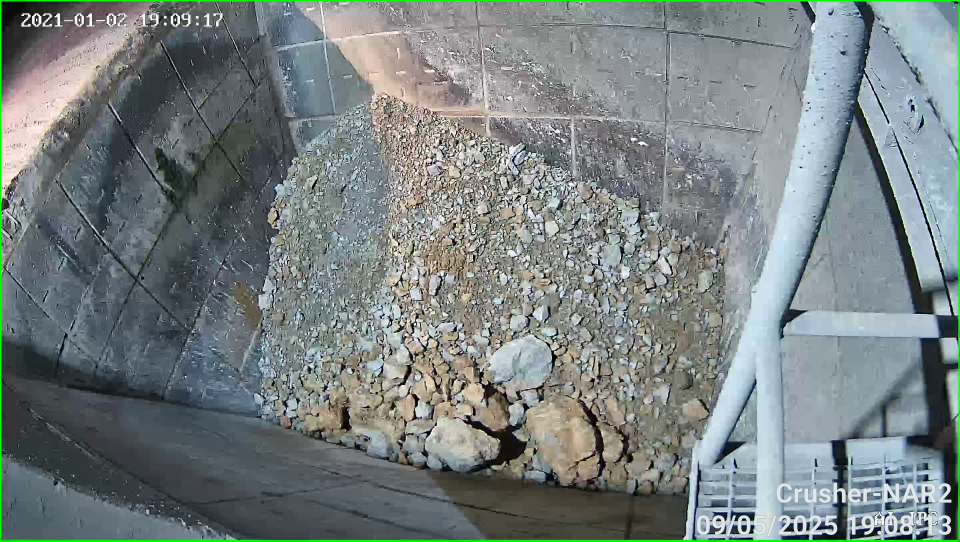
#> input picture data/CCTV/sample_1.png, 2880 x 1624 px, found by its file name (shown at 1/3 size)
$ python simpen_hasil_pengukuran.py
#> lines starting #> are read from the running program, lines starting #| are printed output that depends on the picture; after the words box and inside, x2 and y2 are one past the last pixel; in counts of white or black regions, pixels touching at a corner belong together
#> further down, image is the input picture: shape (1624, 2880, 3); mean B, G, R 130, 129.2, 120.8
# ===================================================================
# NAMA FILE: deteksi_boulder_final_production.py
# DESKRIPSI: Versi produksi final untuk deteksi dan pengukuran boulder.
#            Hanya menyimpan gambar hasil akhir.
# ===================================================================

import cv2
import numpy as np
import os

# --- PENGATURAN GLOBAL & PARAMETER TUNING ---
PIXELS_PER_METRIC = 2.835
MIN_DIM_CM = 50.0
MAX_DIM_CM = 150.0
roi_vertices = np.array([[1335, 327], [1200, 465], [1183, 608], [1217, 760], [1126, 896],
[1122, 1025], [1126, 1283], [1160, 1398], [1402, 1477], [1604, 1483],
[1828, 1493], [2024, 1490], [2070, 1375], [2096, 1302], [2129, 1209],
[2163, 1126], [2155, 1046], [2203, 954], [2178, 726], [2089, 733],
[1898, 590], [1771, 504], [1716, 438], [1666, 438], [1330, 322]], np.int32)


def deteksi_boulder(frame):
    """
    Fungsi utama untuk mendeteksi boulder pada sebuah gambar (frame).
    """
    output_frame = frame.copy()

    # Langkah 1: Membuat Masker ROI dan "Safe Zone"
    mask_roi = np.zeros(frame.shape[:2], dtype=np.uint8)
    cv2.fillPoly(mask_roi, [roi_vertices], 255)
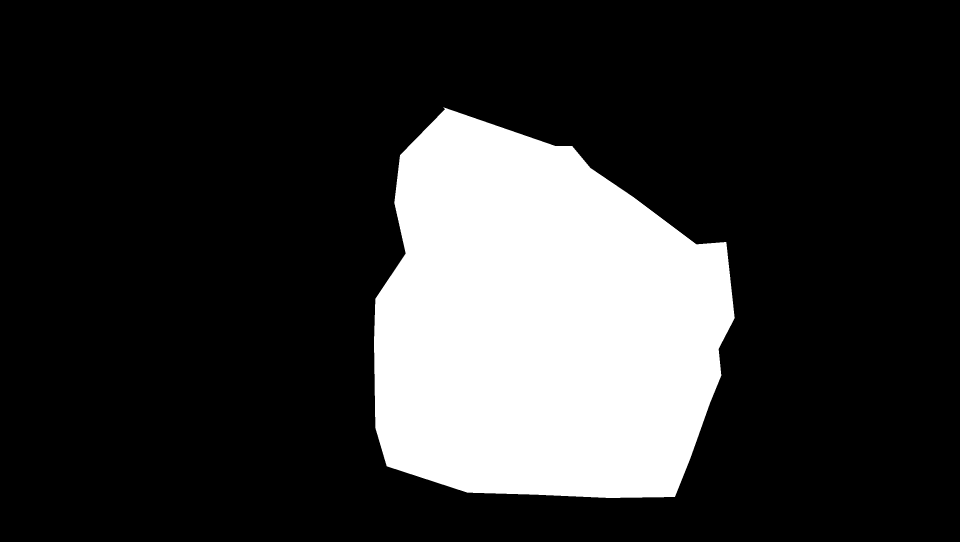
#> mask_roi: shape (1624, 2880) (shown at 1/3 size); 20.8% white; 1 white region, box (x1, y1, x2, y2) and area: (1122, 322, 2204, 1494) 971467
    safe_zone_kernel = np.ones((15, 15), np.uint8)
    safe_zone_mask = cv2.erode(mask_roi, safe_zone_kernel, iterations=1)
    roi_frame = cv2.bitwise_and(frame, frame, mask=mask_roi)

    # Langkah 2: Normalisasi Kontras CLAHE
    hsv_frame = cv2.cvtColor(roi_frame, cv2.COLOR_BGR2HSV)
#> hsv_frame: shape (1624, 2880, 3); mean H, S, V 10.2, 6.8, 29.6
    h, s, v = cv2.split(hsv_frame)
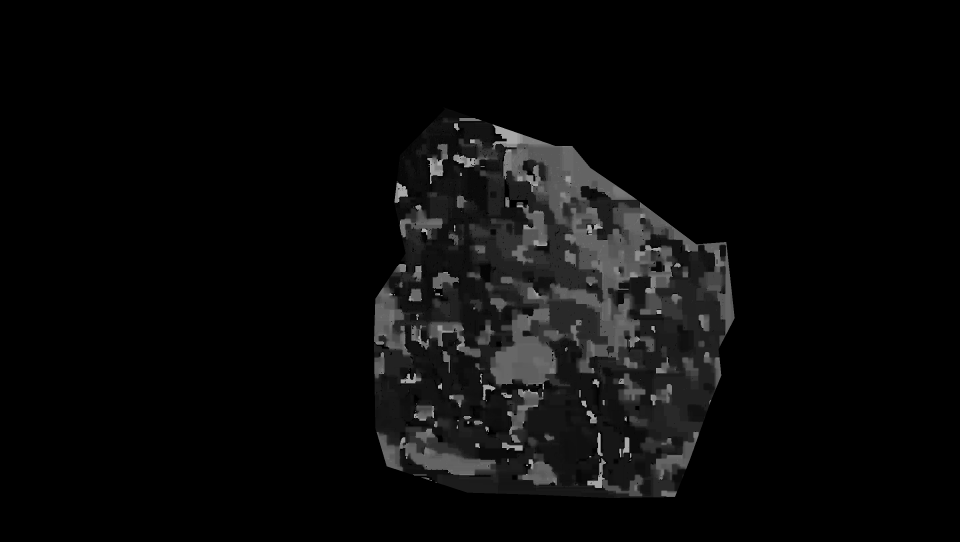
#> h: shape (1624, 2880) (shown at 1/3 size); min 0, max 179, mean 10.2
    clahe = cv2.createCLAHE(clipLimit=2.0, tileGridSize=(8, 8))
    v_equalized = clahe.apply(v)
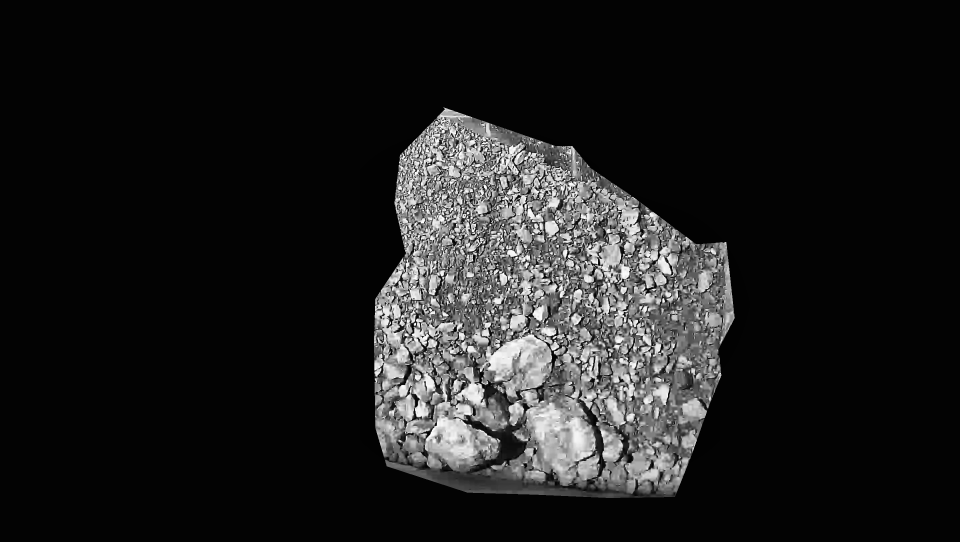
#> v_equalized: shape (1624, 2880) (shown at 1/3 size); min 0, max 255, mean 29.7
    hsv_equalized = cv2.merge([h, s, v_equalized])
#> hsv_equalized: shape (1624, 2880, 3); mean H, S, V 10.2, 6.8, 29.7

    # Langkah 3: Segmentasi Warna
    lower_bound = np.array([0, 0, 40])
    upper_bound = np.array([180, 80, 225])
    color_mask = cv2.inRange(hsv_equalized, lower_bound, upper_bound)
#> color_mask: shape (1624, 2880); 16.6% white; 179 white regions (168 under 20 px), largest, box (x1, y1, x2, y2) and area: (1122, 322, 2204, 1494) 776810, (1502, 1187, 1516, 1213) 130, (1405, 1176, 1423, 1185) 124

    # Langkah 4: Pembersihan dan Pemisahan Objek dengan Morfologi
    kernel_closing = cv2.getStructuringElement(cv2.MORPH_ELLIPSE, (7, 7))
    cleaned_mask = cv2.morphologyEx(color_mask, cv2.MORPH_CLOSE, kernel_closing)
#> cleaned_mask: shape (1624, 2880); 19.4% white; 6 white regions (5 under 20 px), largest, box (x1, y1, x2, y2) and area: (1122, 322, 2204, 1494) 905691
    kernel_erosion = cv2.getStructuringElement(cv2.MORPH_ELLIPSE, (5, 5))
    separated_mask = cv2.erode(cleaned_mask, kernel_erosion, iterations=1)
#> separated_mask: shape (1624, 2880); 18.4% white; 9 white regions (7 under 20 px), largest, box (x1, y1, x2, y2) and area: (1124, 326, 2202, 1492) 861948, (1407, 1178, 1420, 1183) 54

    # Langkah 5: Segmentasi Lanjutan dengan Watershed
    dist_transform = cv2.distanceTransform(separated_mask, cv2.DIST_L2, 5)
    _, sure_fg = cv2.threshold(dist_transform, 0.4 * dist_transform.max(), 255, 0)
#> sure_fg: shape (1624, 2880) float32; 1.8% white; 25 white regions (4 under 20 px), largest, box (x1, y1, x2, y2) and area: (1956, 772, 2160, 1133) 34107, (1925, 1208, 2073, 1357) 12896, (1261, 526, 1413, 623) 9310
    sure_fg = np.uint8(sure_fg)
    sure_bg = cv2.dilate(separated_mask, np.ones((3, 3), np.uint8), iterations=3)
#> sure_bg: shape (1624, 2880); 20% white; 1 white region, box (x1, y1, x2, y2) and area: (1121, 323, 2205, 1495) 936656
    unknown = cv2.subtract(sure_bg, sure_fg)
#> unknown: shape (1624, 2880); 18.2% white; 1 white region, box (x1, y1, x2, y2) and area: (1121, 323, 2205, 1495) 853006
    _, markers = cv2.connectedComponents(sure_fg)
#> markers: shape (1624, 2880) int32; 26 distinct labels, from 0 to 25
    markers = markers + 1
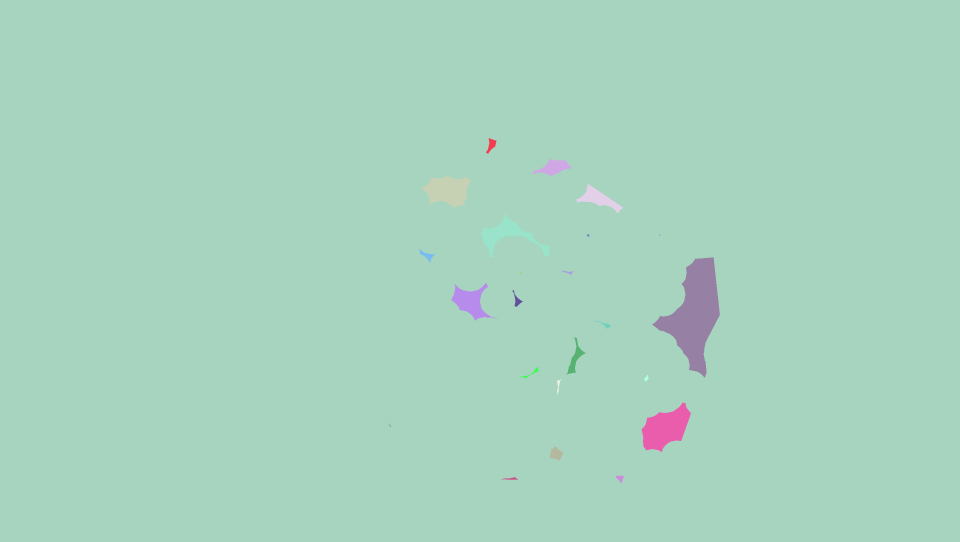
#> markers: shape (1624, 2880) int32 (shown at 1/3 size); 26 distinct labels, from 1 to 26; one colour per label, 0 black
    markers[unknown == 255] = 0
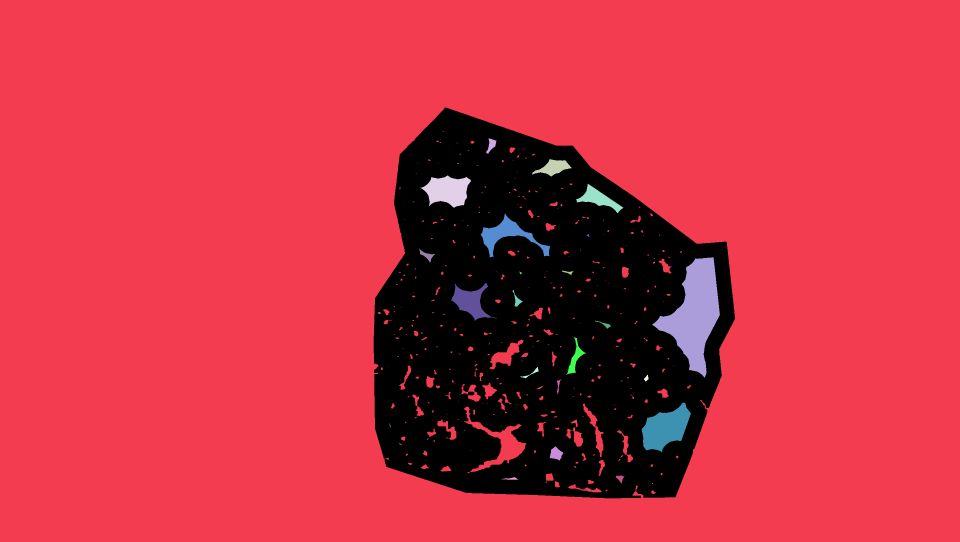
#> markers: shape (1624, 2880) int32 (shown at 1/3 size); 27 distinct labels, from 0 to 26; one colour per label, 0 black
    markers = cv2.watershed(output_frame, markers)
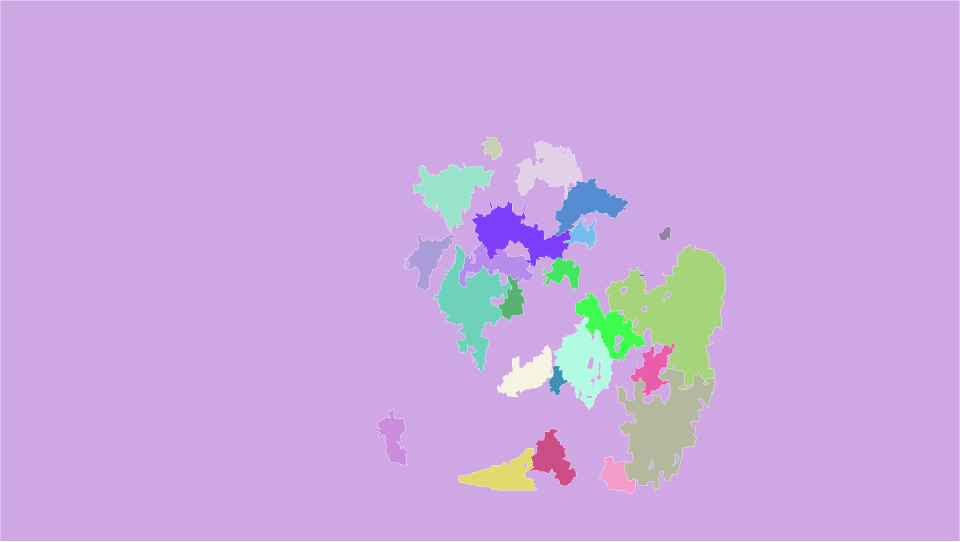
#> markers: shape (1624, 2880) int32 (shown at 1/3 size); 27 distinct labels, from -1 to 26; one colour per label, 0 black, -1 white

    # Langkah 6: Pengukuran dan Penyaringan Hasil
    unique_markers = np.unique(markers)
#> unique_markers = 27 values from -1 to 26
    for marker_val in unique_markers:
        if marker_val <= 1: continue

        marker_mask_loop = np.zeros(frame.shape[:2], dtype="uint8")
        marker_mask_loop[markers == marker_val] = 255

        contours_ws, _ = cv2.findContours(marker_mask_loop, cv2.RETR_EXTERNAL, cv2.CHAIN_APPROX_SIMPLE)
        if not contours_ws: continue

        cnt_ws = max(contours_ws, key=cv2.contourArea)
        area = cv2.contourArea(cnt_ws)

        # Filter 1: Area dalam Piksel
        if area < 15000: continue

        # Filter 2: Zona Aman
        M = cv2.moments(cnt_ws)
        if M["m00"] == 0: continue
        cX = int(M["m10"] / M["m00"])
        cY = int(M["m01"] / M["m00"])
        if safe_zone_mask[cY, cX] == 0: continue

        # Filter 3: Soliditas Bentuk
        hull = cv2.convexHull(cnt_ws)
        hull_area = cv2.contourArea(hull)
        if hull_area == 0: continue
        solidity = float(area) / hull_area
        if solidity < 0.70: continue

        # Jika lolos semua filter, lanjutkan proses pengukuran
        rect = cv2.minAreaRect(cnt_ws)
        box = cv2.boxPoints(rect)
        box = np.intp(box)

        (width_px, height_px) = rect[1]
        width_cm = width_px / PIXELS_PER_METRIC
        height_cm = height_px / PIXELS_PER_METRIC
        main_dimension = max(width_cm, height_cm)

        # Filter 4: Ukuran final dalam CM
        if MIN_DIM_CM <= main_dimension <= MAX_DIM_CM:
            cv2.drawContours(output_frame, [box], 0, (0, 255, 0), 3)
            label_text = f"{main_dimension:.1f} cm"
            (text_width, text_height), _ = cv2.getTextSize(label_text, cv2.FONT_HERSHEY_SIMPLEX, 0.9, 2)
            cv2.rectangle(output_frame, (cX - 55, cY - text_height), (cX + text_width - 50, cY + 5), (0,0,0), -1)
            cv2.putText(output_frame, label_text, (cX - 50, cY), cv2.FONT_HERSHEY_SIMPLEX, 0.9, (255, 255, 255), 2)
#> this loop made 27 passes
#> (area, cX, cY, hull_area, solidity, rect, box, width_px) on passes 5, 6, 11, 17: (23074.5, 1354, 570, 32420.5, 0.712, ((1345.9, 554.2), (226.1, 202.9), -55.04), [[1364, 704], [1197, 588], [1327, 403], [1493, 519]], 226.1), (16621, 1761, 612, 23605.5, 0.704, ((1759.5, 607.6), (238.1, 139.2), -17.73), [[1667, 710], [1624, 577], [1851, 505], [1894, 637]], 238.1), (77176.5, 2032, 928, 105038.5, 0.735, ((2057.7, 926.7), (347.2, 419.8), -41.86), [[2068, 1198], [1788, 886], [2046, 654], [2327, 967]], 347.2), (16969.5, 1828, 983, 23247, 0.73, ((1826, 975.1), (118, 232.9), -39.66), [[1854, 1102], [1706, 923], [1797, 847], [1945, 1027]], 118)
#> area on passes 3, 8, 9, 10, 12, 13: 2217.5, 4096.5, 927, 9954.5, 5456.5, 12003
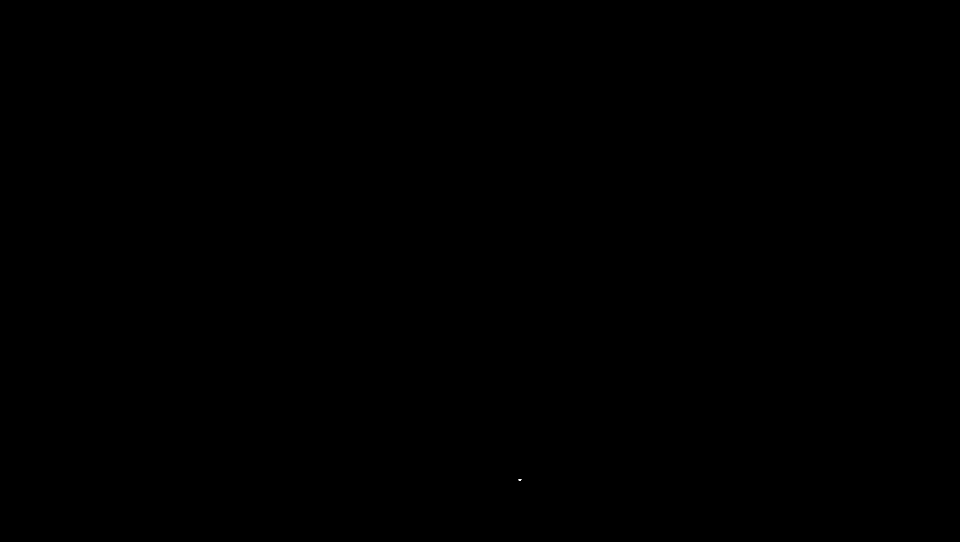
#> marker_mask_loop: shape (1624, 2880) (shown at 1/3 size); 0% white in thin lines or dots, all inside (x1, y1, x2, y2) = (1555, 1438, 1564, 1441)

    # Kembalikan hanya gambar hasil akhir
    return output_frame


# --- BAGIAN UTAMA UNTUK MENJALANKAN PENGUJIAN & MENYIMPAN HASIL AKHIR ---
if __name__ == '__main__':
    folder_path = r"D:\coding TA v2\data\CCTV"
    list_nama_file = [
        "sample_1.png",
        "sample_2.png",
        "sample_3.png",
        "sample_4.png",
        "sample_5.png",
        "sample_6.png"
    ]

    print(f"Memulai pengujian untuk {len(list_nama_file)} gambar...")
    for nama_file in list_nama_file:
        image_path = os.path.join(folder_path, nama_file)
        print(f"\n--- Memproses: {image_path} ---")

        image = cv2.imread(image_path)
        if image is None:
            print(f"Error: Gagal memuat gambar. Melanjutkan.")
            continue

        # Terima satu gambar hasil akhir dari fungsi deteksi
        final_result = deteksi_boulder(image)

        # --- Simpan Hanya Hasil Pengukuran Final ---
        nama_file_tanpa_ekstensi = os.path.splitext(nama_file)[0]
        output_filename = f"HASIL_PENGUKURAN_{nama_file_tanpa_ekstensi}.jpg"

        cv2.imwrite(output_filename, final_result)
        print(f"✅ Hasil Pengukuran Final disimpan sebagai: {output_filename}")
        # --- AKHIR PENAMBAHAN KODE ---

        # Tampilkan hasil akhir
        window_name = f"HASIL AKHIR - {nama_file}"
        cv2.namedWindow(window_name, cv2.WINDOW_NORMAL)
        cv2.imshow(window_name, final_result)

        print("Tekan tombol apa saja untuk lanjut, atau 'q' untuk keluar.")
        key = cv2.waitKey(0)
#> (key q is pressed here)
        cv2.destroyAllWindows()
        if key == ord('q'):
            print("Proses dihentikan oleh pengguna.")
            break

    print("\nPengujian selesai.")
